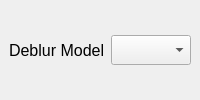
                                   <widget class="QWidget" name="deblurContainer" native="true">
                                    <layout class="QVBoxLayout" name="verticalLayout_41">
                                     <property name="spacing">
                                      <number>0</number>
                                     </property>
                                     <property name="leftMargin">
                                      <number>0</number>
                                     </property>
                                     <property name="topMargin">
                                      <number>0</number>
                                     </property>
                                     <property name="rightMargin">
                                      <number>0</number>
                                     </property>
                                     <property name="bottomMargin">
                                      <number>0</number>
                                     </property>
                                     <item>
                                      <widget class="QWidget" name="widget_43" native="true">
                                       <layout class="QHBoxLayout" name="horizontalLayout_60">
                                        <property name="leftMargin">
                                         <number>9</number>
                                        </property>
                                        <property name="topMargin">
                                         <number>9</number>
                                        </property>
                                        <property name="rightMargin">
                                         <number>9</number>
                                        </property>
                                        <property name="bottomMargin">
                                         <number>9</number>
                                        </property>
                                        <item>
                                         <widget class="QLabel" name="label_79">
                                          <property name="font">
                                           <font>
                                            <pointsize>12</pointsize>
                                           </font>
                                          </property>
                                          <property name="text">
                                           <string>Deblur Model</string>
                                          </property>
                                         </widget>
                                        </item>
                                        <item>
                                         <widget class="QComboBox" name="deblurModelComboBox">
                                          <property name="sizePolicy">
                                           <sizepolicy hsizetype="MinimumExpanding" vsizetype="Fixed">
                                            <horstretch>0</horstretch>
                                            <verstretch>0</verstretch>
                                           </sizepolicy>
                                          </property>
                                          <property name="minimumSize">
                                           <size>
                                            <width>0</width>
                                            <height>0</height>
                                           </size>
                                          </property>
                                          <property name="maximumSize">
                                           <size>
                                            <width>250</width>
                                            <height>30</height>
                                           </size>
                                          </property>
                                         </widget>
                                        </item>
                                       </layout>
                                      </widget>
                                     </item>
                                    </layout>
                                   </widget>
